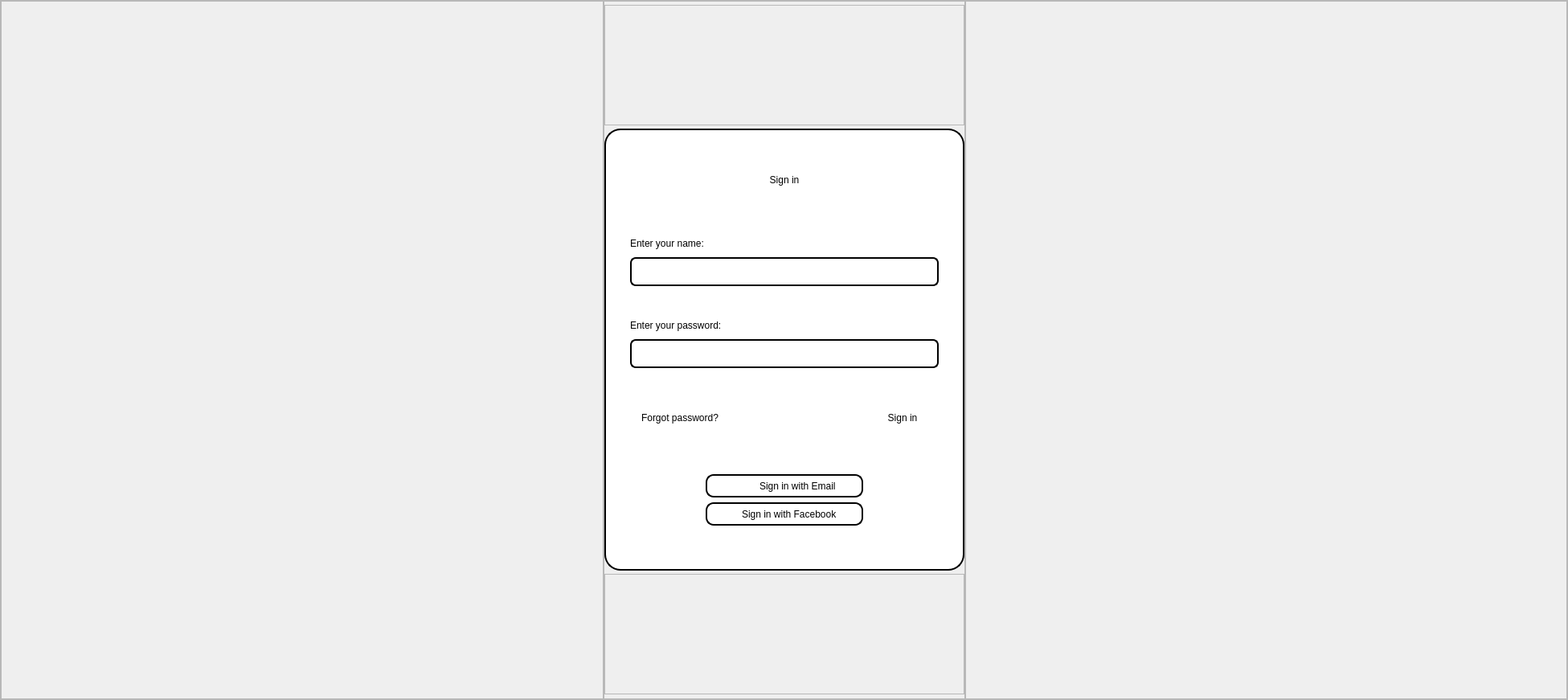
      <widget class="QFrame" name="frame_signin">
       <property name="geometry">
        <rect>
         <x>0</x>
         <y>0</y>
         <width>1951</width>
         <height>871</height>
        </rect>
       </property>
       <property name="sizePolicy">
        <sizepolicy hsizetype="Maximum" vsizetype="Maximum">
         <horstretch>0</horstretch>
         <verstretch>0</verstretch>
        </sizepolicy>
       </property>
       <property name="frameShape">
        <enum>QFrame::StyledPanel</enum>
       </property>
       <property name="frameShadow">
        <enum>QFrame::Raised</enum>
       </property>
       <layout class="QHBoxLayout" name="horizontalLayout_9" stretch="0,0,0">
        <property name="spacing">
         <number>0</number>
        </property>
        <property name="leftMargin">
         <number>0</number>
        </property>
        <property name="topMargin">
         <number>0</number>
        </property>
        <property name="rightMargin">
         <number>0</number>
        </property>
        <property name="bottomMargin">
         <number>0</number>
        </property>
        <item>
         <widget class="QFrame" name="emp_frame_10">
          <property name="maximumSize">
           <size>
            <width>16777215</width>
            <height>16777215</height>
           </size>
          </property>
          <property name="frameShape">
           <enum>QFrame::StyledPanel</enum>
          </property>
          <property name="frameShadow">
           <enum>QFrame::Raised</enum>
          </property>
         </widget>
        </item>
        <item>
         <widget class="QFrame" name="frame_signinform_2">
          <property name="maximumSize">
           <size>
            <width>450</width>
            <height>16777215</height>
           </size>
          </property>
          <property name="frameShape">
           <enum>QFrame::StyledPanel</enum>
          </property>
          <property name="frameShadow">
           <enum>QFrame::Raised</enum>
          </property>
          <layout class="QVBoxLayout" name="verticalLayout_10">
           <property name="spacing">
            <number>0</number>
           </property>
           <property name="leftMargin">
            <number>0</number>
           </property>
           <property name="topMargin">
            <number>0</number>
           </property>
           <property name="rightMargin">
            <number>0</number>
           </property>
           <property name="bottomMargin">
            <number>0</number>
           </property>
           <item>
            <widget class="QFrame" name="emp_frame_12">
             <property name="maximumSize">
              <size>
               <width>16777215</width>
               <height>150</height>
              </size>
             </property>
             <property name="frameShape">
              <enum>QFrame::StyledPanel</enum>
             </property>
             <property name="frameShadow">
              <enum>QFrame::Raised</enum>
             </property>
            </widget>
           </item>
           <item>
            <widget class="QFrame" name="frame_form_place_2">
             <property name="sizePolicy">
              <sizepolicy hsizetype="Preferred" vsizetype="Maximum">
               <horstretch>0</horstretch>
               <verstretch>0</verstretch>
              </sizepolicy>
             </property>
             <property name="maximumSize">
              <size>
               <width>16777215</width>
               <height>550</height>
              </size>
             </property>
             <property name="styleSheet">
              <string notr="true">background-color: rgb(255, 255, 255);
border: 2px solid black;
border-radius: 20px;</string>
             </property>
             <property name="frameShape">
              <enum>QFrame::StyledPanel</enum>
             </property>
             <property name="frameShadow">
              <enum>QFrame::Raised</enum>
             </property>
             <layout class="QVBoxLayout" name="verticalLayout_11">
              <property name="spacing">
               <number>0</number>
              </property>
              <property name="leftMargin">
               <number>0</number>
              </property>
              <property name="topMargin">
               <number>0</number>
              </property>
              <property name="rightMargin">
               <number>0</number>
              </property>
              <property name="bottomMargin">
               <number>0</number>
              </property>
              <item>
               <widget class="QFrame" name="frame_title_2">
                <property name="maximumSize">
                 <size>
                  <width>16777215</width>
                  <height>60</height>
                 </size>
                </property>
                <property name="styleSheet">
                 <string notr="true">border:none;</string>
                </property>
                <property name="frameShape">
                 <enum>QFrame::StyledPanel</enum>
                </property>
                <property name="frameShadow">
                 <enum>QFrame::Raised</enum>
                </property>
                <layout class="QHBoxLayout" name="horizontalLayout_10">
                 <property name="spacing">
                  <number>0</number>
                 </property>
                 <property name="leftMargin">
                  <number>0</number>
                 </property>
                 <property name="topMargin">
                  <number>0</number>
                 </property>
                 <property name="rightMargin">
                  <number>0</number>
                 </property>
                 <property name="bottomMargin">
                  <number>0</number>
                 </property>
                 <item>
                  <widget class="QFrame" name="emp_frame_13">
                   <property name="frameShape">
                    <enum>QFrame::StyledPanel</enum>
                   </property>
                   <property name="frameShadow">
                    <enum>QFrame::Raised</enum>
                   </property>
                  </widget>
                 </item>
                 <item>
                  <widget class="QFrame" name="title_2">
                   <property name="frameShape">
                    <enum>QFrame::StyledPanel</enum>
                   </property>
                   <property name="frameShadow">
                    <enum>QFrame::Raised</enum>
                   </property>
                   <layout class="QVBoxLayout" name="verticalLayout_12">
                    <property name="spacing">
                     <number>0</number>
                    </property>
                    <property name="leftMargin">
                     <number>0</number>
                    </property>
                    <property name="topMargin">
                     <number>0</number>
                    </property>
                    <property name="rightMargin">
                     <number>0</number>
                    </property>
                    <property name="bottomMargin">
                     <number>0</number>
                    </property>
                    <item>
                     <widget class="QLabel" name="signin_2">
                      <property name="styleSheet">
                       <string notr="true">font: 75 22pt &quot;Playfair Display&quot;;</string>
                      </property>
                      <property name="text">
                       <string>Sign in</string>
                      </property>
                      <property name="alignment">
                       <set>Qt::AlignCenter</set>
                      </property>
                     </widget>
                    </item>
                   </layout>
                  </widget>
                 </item>
                 <item>
                  <widget class="QFrame" name="emp_frame_14">
                   <property name="frameShape">
                    <enum>QFrame::StyledPanel</enum>
                   </property>
                   <property name="frameShadow">
                    <enum>QFrame::Raised</enum>
                   </property>
                  </widget>
                 </item>
                </layout>
               </widget>
              </item>
              <item>
               <widget class="QFrame" name="frame_name_2">
                <property name="maximumSize">
                 <size>
                  <width>16777215</width>
                  <height>70</height>
                 </size>
                </property>
                <property name="styleSheet">
                 <string notr="true">border:none;</string>
                </property>
                <property name="frameShape">
                 <enum>QFrame::StyledPanel</enum>
                </property>
                <property name="frameShadow">
                 <enum>QFrame::Raised</enum>
                </property>
                <layout class="QVBoxLayout" name="verticalLayout_13">
                 <property name="spacing">
                  <number>10</number>
                 </property>
                 <property name="leftMargin">
                  <number>30</number>
                 </property>
                 <property name="topMargin">
                  <number>10</number>
                 </property>
                 <property name="rightMargin">
                  <number>30</number>
                 </property>
                 <property name="bottomMargin">
                  <number>0</number>
                 </property>
                 <item>
                  <widget class="QLabel" name="nameinput_text_2">
                   <property name="styleSheet">
                    <string notr="true">font: 75 10pt &quot;Arial&quot;;</string>
                   </property>
                   <property name="text">
                    <string>Enter your name:</string>
                   </property>
                  </widget>
                 </item>
                 <item>
                  <widget class="QPlainTextEdit" name="nameinput_place_2">
                   <property name="styleSheet">
                    <string notr="true">border: 2px solid black;
border-radius:7px;</string>
                   </property>
                  </widget>
                 </item>
                </layout>
               </widget>
              </item>
              <item>
               <widget class="QFrame" name="frame_password_2">
                <property name="maximumSize">
                 <size>
                  <width>16777215</width>
                  <height>70</height>
                 </size>
                </property>
                <property name="styleSheet">
                 <string notr="true">border:none;</string>
                </property>
                <property name="frameShape">
                 <enum>QFrame::StyledPanel</enum>
                </property>
                <property name="frameShadow">
                 <enum>QFrame::Raised</enum>
                </property>
                <layout class="QVBoxLayout" name="verticalLayout_14">
                 <property name="spacing">
                  <number>10</number>
                 </property>
                 <property name="leftMargin">
                  <number>30</number>
                 </property>
                 <property name="topMargin">
                  <number>10</number>
                 </property>
                 <property name="rightMargin">
                  <number>30</number>
                 </property>
                 <property name="bottomMargin">
                  <number>0</number>
                 </property>
                 <item>
                  <widget class="QLabel" name="password_text_2">
                   <property name="styleSheet">
                    <string notr="true">font: 75 10pt &quot;Arial&quot;;</string>
                   </property>
                   <property name="text">
                    <string>Enter your password:</string>
                   </property>
                  </widget>
                 </item>
                 <item>
                  <widget class="QPlainTextEdit" name="passwordinput_place_2">
                   <property name="styleSheet">
                    <string notr="true">border: 2px solid black;
border-radius:7px;</string>
                   </property>
                  </widget>
                 </item>
                </layout>
               </widget>
              </item>
              <item>
               <widget class="QFrame" name="frame_forgot_passwd_2">
                <property name="maximumSize">
                 <size>
                  <width>16777215</width>
                  <height>50</height>
                 </size>
                </property>
                <property name="styleSheet">
                 <string notr="true">border:none;</string>
                </property>
                <property name="frameShape">
                 <enum>QFrame::StyledPanel</enum>
                </property>
                <property name="frameShadow">
                 <enum>QFrame::Raised</enum>
                </property>
                <layout class="QHBoxLayout" name="horizontalLayout_11">
                 <property name="spacing">
                  <number>140</number>
                 </property>
                 <property name="leftMargin">
                  <number>0</number>
                 </property>
                 <property name="topMargin">
                  <number>10</number>
                 </property>
                 <property name="rightMargin">
                  <number>30</number>
                 </property>
                 <property name="bottomMargin">
                  <number>0</number>
                 </property>
                 <item>
                  <widget class="QPushButton" name="forgotpasswd_btn_2">
                   <property name="styleSheet">
                    <string notr="true">#forgotpasswd_btn {
	font: 75 10pt &quot;Playfair Display&quot;;
	border-radius: 15px;
}

#forgotpasswd_btn:hover {
	font: 75 10pt &quot;Playfair Display&quot;;
	color: red;
}</string>
                   </property>
                   <property name="text">
                    <string>Forgot password?</string>
                   </property>
                  </widget>
                 </item>
                 <item>
                  <widget class="QPushButton" name="signin_btn_2">
                   <property name="sizePolicy">
                    <sizepolicy hsizetype="Maximum" vsizetype="Maximum">
                     <horstretch>0</horstretch>
                     <verstretch>0</verstretch>
                    </sizepolicy>
                   </property>
                   <property name="maximumSize">
                    <size>
                     <width>90</width>
                     <height>30</height>
                    </size>
                   </property>
                   <property name="styleSheet">
                    <string notr="true">#signin_btn {
	font: 75 10pt &quot;Playfair Display&quot;;
	border: 2px solid black;
	border-radius: 10px;
}

#signin_btn:hover { 
	font: 75 10pt &quot;Playfair Display&quot;;
	border: 2px solid black;
	background-color: rgb(51, 0, 138);
	color: white;
}</string>
                   </property>
                   <property name="text">
                    <string>Sign in</string>
                   </property>
                  </widget>
                 </item>
                </layout>
               </widget>
              </item>
              <item>
               <widget class="QFrame" name="frame_signinby_2">
                <property name="maximumSize">
                 <size>
                  <width>16777215</width>
                  <height>100</height>
                 </size>
                </property>
                <property name="styleSheet">
                 <string notr="true">border:none;
 font: 75 8pt &quot;Arial&quot;;</string>
                </property>
                <property name="frameShape">
                 <enum>QFrame::StyledPanel</enum>
                </property>
                <property name="frameShadow">
                 <enum>QFrame::Raised</enum>
                </property>
                <layout class="QHBoxLayout" name="horizontalLayout_12">
                 <item>
                  <widget class="QFrame" name="emp_frame_15">
                   <property name="sizePolicy">
                    <sizepolicy hsizetype="Preferred" vsizetype="Preferred">
                     <horstretch>0</horstretch>
                     <verstretch>0</verstretch>
                    </sizepolicy>
                   </property>
                   <property name="maximumSize">
                    <size>
                     <width>100</width>
                     <height>16777215</height>
                    </size>
                   </property>
                   <property name="frameShape">
                    <enum>QFrame::StyledPanel</enum>
                   </property>
                   <property name="frameShadow">
                    <enum>QFrame::Raised</enum>
                   </property>
                   <layout class="QVBoxLayout" name="verticalLayout_15">
                    <property name="spacing">
                     <number>0</number>
                    </property>
                    <property name="leftMargin">
                     <number>0</number>
                    </property>
                    <property name="topMargin">
                     <number>0</number>
                    </property>
                    <property name="rightMargin">
                     <number>0</number>
                    </property>
                    <property name="bottomMargin">
                     <number>0</number>
                    </property>
                   </layout>
                  </widget>
                 </item>
                 <item>
                  <widget class="QFrame" name="frame_signinwith_2">
                   <property name="maximumSize">
                    <size>
                     <width>16777215</width>
                     <height>16777215</height>
                    </size>
                   </property>
                   <property name="frameShape">
                    <enum>QFrame::StyledPanel</enum>
                   </property>
                   <property name="frameShadow">
                    <enum>QFrame::Raised</enum>
                   </property>
                   <layout class="QVBoxLayout" name="verticalLayout_16">
                    <item>
                     <widget class="QFrame" name="frame_email_2">
                      <property name="maximumSize">
                       <size>
                        <width>16777215</width>
                        <height>30</height>
                       </size>
                      </property>
                      <property name="styleSheet">
                       <string notr="true">border: 2px solid black;
border-radius: 10px;</string>
                      </property>
                      <property name="frameShape">
                       <enum>QFrame::StyledPanel</enum>
                      </property>
                      <property name="frameShadow">
                       <enum>QFrame::Raised</enum>
                      </property>
                      <layout class="QHBoxLayout" name="horizontalLayout_13">
                       <property name="spacing">
                        <number>25</number>
                       </property>
                       <property name="leftMargin">
                        <number>10</number>
                       </property>
                       <property name="topMargin">
                        <number>0</number>
                       </property>
                       <property name="rightMargin">
                        <number>12</number>
                       </property>
                       <property name="bottomMargin">
                        <number>0</number>
                       </property>
                       <item>
                        <widget class="QLabel" name="logo_email_2">
                         <property name="maximumSize">
                          <size>
                           <width>20</width>
                           <height>15</height>
                          </size>
                         </property>
                         <property name="styleSheet">
                          <string notr="true">border: none;</string>
                         </property>
                         <property name="text">
                          <string/>
                         </property>
                         <property name="pixmap">
                          <pixmap>C:/Users/pic/logo/email.png</pixmap>
                         </property>
                         <property name="scaledContents">
                          <bool>true</bool>
                         </property>
                        </widget>
                       </item>
                       <item>
                        <widget class="QLabel" name="text_email_2">
                         <property name="maximumSize">
                          <size>
                           <width>110</width>
                           <height>16777215</height>
                          </size>
                         </property>
                         <property name="styleSheet">
                          <string notr="true">border:none;</string>
                         </property>
                         <property name="text">
                          <string>Sign in with Email</string>
                         </property>
                        </widget>
                       </item>
                      </layout>
                     </widget>
                    </item>
                    <item>
                     <widget class="QFrame" name="frame_fb_2">
                      <property name="styleSheet">
                       <string notr="true">border: 2px solid black;
border-radius: 10px;</string>
                      </property>
                      <property name="frameShape">
                       <enum>QFrame::NoFrame</enum>
                      </property>
                      <property name="frameShadow">
                       <enum>QFrame::Raised</enum>
                      </property>
                      <layout class="QHBoxLayout" name="horizontalLayout_14">
                       <property name="spacing">
                        <number>10</number>
                       </property>
                       <property name="leftMargin">
                        <number>8</number>
                       </property>
                       <property name="topMargin">
                        <number>0</number>
                       </property>
                       <property name="rightMargin">
                        <number>0</number>
                       </property>
                       <property name="bottomMargin">
                        <number>0</number>
                       </property>
                       <item>
                        <widget class="QLabel" name="logo_fb_2">
                         <property name="maximumSize">
                          <size>
                           <width>25</width>
                           <height>20</height>
                          </size>
                         </property>
                         <property name="styleSheet">
                          <string notr="true">border: none;</string>
                         </property>
                         <property name="text">
                          <string/>
                         </property>
                         <property name="pixmap">
                          <pixmap>C:/Users/pic/logo/facebook.png</pixmap>
                         </property>
                         <property name="scaledContents">
                          <bool>true</bool>
                         </property>
                        </widget>
                       </item>
                       <item>
                        <widget class="QLabel" name="text_fb_2">
                         <property name="styleSheet">
                          <string notr="true">border: none;</string>
                         </property>
                         <property name="text">
                          <string>Sign in with Facebook</string>
                         </property>
                        </widget>
                       </item>
                      </layout>
                     </widget>
                    </item>
                   </layout>
                  </widget>
                 </item>
                 <item>
                  <widget class="QFrame" name="emp_frame_16">
                   <property name="maximumSize">
                    <size>
                     <width>100</width>
                     <height>16777215</height>
                    </size>
                   </property>
                   <property name="frameShape">
                    <enum>QFrame::StyledPanel</enum>
                   </property>
                   <property name="frameShadow">
                    <enum>QFrame::Raised</enum>
                   </property>
                  </widget>
                 </item>
                </layout>
               </widget>
              </item>
             </layout>
            </widget>
           </item>
           <item>
            <widget class="QFrame" name="emp_frame_17">
             <property name="maximumSize">
              <size>
               <width>16777215</width>
               <height>150</height>
              </size>
             </property>
             <property name="frameShape">
              <enum>QFrame::StyledPanel</enum>
             </property>
             <property name="frameShadow">
              <enum>QFrame::Raised</enum>
             </property>
            </widget>
           </item>
          </layout>
          <zorder>frame_form_place_2</zorder>
          <zorder>emp_frame_12</zorder>
          <zorder>emp_frame_17</zorder>
         </widget>
        </item>
        <item>
         <widget class="QFrame" name="emp_frame_18">
          <property name="frameShape">
           <enum>QFrame::StyledPanel</enum>
          </property>
          <property name="frameShadow">
           <enum>QFrame::Raised</enum>
          </property>
         </widget>
        </item>
       </layout>
      </widget>
